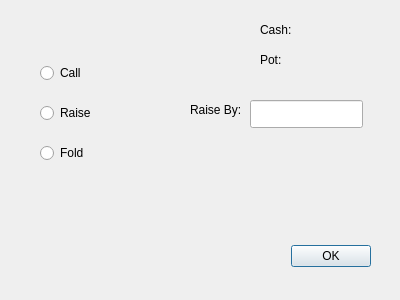
<?xml version="1.0" encoding="UTF-8"?>
<ui version="4.0">
 <class>UserGameInputDialogue</class>
 <widget class="QDialog" name="UserGameInputDialogue">
  <property name="geometry">
   <rect>
    <x>0</x>
    <y>0</y>
    <width>400</width>
    <height>300</height>
   </rect>
  </property>
  <property name="windowTitle">
   <string>Dialog</string>
  </property>
  <widget class="QDialogButtonBox" name="buttonBox">
   <property name="geometry">
    <rect>
     <x>30</x>
     <y>240</y>
     <width>341</width>
     <height>32</height>
    </rect>
   </property>
   <property name="orientation">
    <enum>Qt::Orientation::Horizontal</enum>
   </property>
   <property name="standardButtons">
    <set>QDialogButtonBox::StandardButton::Ok</set>
   </property>
  </widget>
  <widget class="QRadioButton" name="callCheckRButton">
   <property name="geometry">
    <rect>
     <x>40</x>
     <y>60</y>
     <width>112</width>
     <height>26</height>
    </rect>
   </property>
   <property name="text">
    <string>Call</string>
   </property>
  </widget>
  <widget class="QRadioButton" name="raiseRButton">
   <property name="geometry">
    <rect>
     <x>40</x>
     <y>100</y>
     <width>112</width>
     <height>26</height>
    </rect>
   </property>
   <property name="text">
    <string>Raise</string>
   </property>
  </widget>
  <widget class="QRadioButton" name="foldRButton">
   <property name="geometry">
    <rect>
     <x>40</x>
     <y>140</y>
     <width>112</width>
     <height>26</height>
    </rect>
   </property>
   <property name="text">
    <string>Fold</string>
   </property>
  </widget>
  <widget class="QLabel" name="cashLabel">
   <property name="geometry">
    <rect>
     <x>260</x>
     <y>20</y>
     <width>131</width>
     <height>20</height>
    </rect>
   </property>
   <property name="text">
    <string>Cash:</string>
   </property>
  </widget>
  <widget class="QLabel" name="raiseByLabel">
   <property name="geometry">
    <rect>
     <x>190</x>
     <y>100</y>
     <width>61</width>
     <height>20</height>
    </rect>
   </property>
   <property name="text">
    <string>Raise By:</string>
   </property>
  </widget>
  <widget class="QLineEdit" name="raiseEdit">
   <property name="geometry">
    <rect>
     <x>250</x>
     <y>100</y>
     <width>113</width>
     <height>28</height>
    </rect>
   </property>
  </widget>
  <widget class="QLabel" name="potLabel">
   <property name="geometry">
    <rect>
     <x>260</x>
     <y>50</y>
     <width>131</width>
     <height>20</height>
    </rect>
   </property>
   <property name="text">
    <string>Pot: </string>
   </property>
  </widget>
 </widget>
 <resources/>
 <connections>
  <connection>
   <sender>buttonBox</sender>
   <signal>accepted()</signal>
   <receiver>UserGameInputDialogue</receiver>
   <slot>accept()</slot>
   <hints>
    <hint type="sourcelabel">
     <x>248</x>
     <y>254</y>
    </hint>
    <hint type="destinationlabel">
     <x>157</x>
     <y>274</y>
    </hint>
   </hints>
  </connection>
  <connection>
   <sender>buttonBox</sender>
   <signal>rejected()</signal>
   <receiver>UserGameInputDialogue</receiver>
   <slot>reject()</slot>
   <hints>
    <hint type="sourcelabel">
     <x>316</x>
     <y>260</y>
    </hint>
    <hint type="destinationlabel">
     <x>286</x>
     <y>274</y>
    </hint>
   </hints>
  </connection>
 </connections>
</ui>
